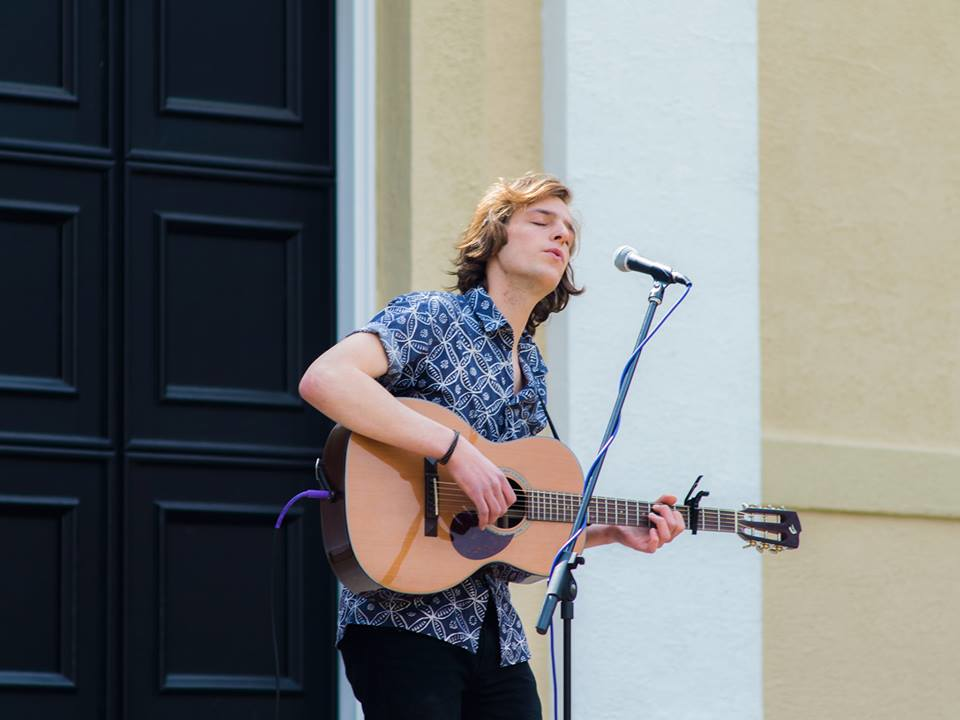
#> input picture david.png, 960 x 720 px
$ python corner_detector.py david.png -denoising_sigma 2 -neighborhood_width 5 -threshold 15000   (Python 2 division)
#> lines starting #> are read from the running program, lines starting #| are printed output that depends on the picture
### util.py

import os
import ntpath
import math
import numpy
import Image
import scipy.ndimage.filters

inf = float('inf')
PI = math.pi

round_vectorized = numpy.vectorize(round)

def get_command_line_param_val_default_value(args, param_option, default_value):
    if param_option in args:
        param_val_index = 1+args.index(param_option)
        if param_val_index < len(args):
            return args[param_val_index]
    return default_value

# [4 lines left out: function system, not called in this run]

def save_image(image, name):
    final_output = clamp_array(image)
    final_output = final_output.astype('uint8')
    Image.fromarray(final_output).save(name)

def list_from_set(s):
    return [ e for e in s ]

def mean(l):
    return sum(l) / float(len(l))

def list_dir_abs(basepath):
    return map(lambda x: os.path.join(basepath, x), os.listdir(basepath))

def path_leaf(path):
    head, tail = ntpath.split(path)
    return tail or ntpath.basename(head)

def get_containing_folder(path):
    head, tail = ntpath.split(path)
    return head

# [4 lines left out: function makedirs_recursive, not called in this run]

def makedirs(dirname):
    if not os.path.exists(dirname):
        os.makedirs(dirname)

def G(x, sigma):
    return math.exp(-(x*x)/(2*(sigma*sigma))) / sqrt(2*PI*(sigma*sigma));

def G2(x, y,sigma):
    return math.exp(-((y*y)+(x*x))/(2*(sigma*sigma))) / (2*PI*(sigma*sigma));

# [4 lines left out: function divide, not called in this run]

def multiply(a, b):
    return a*b

def manhattan_distance(p1, p2):
    return abs(p1[0]-p2[0])+abs(p1[1]-p2[1])

def radians_to_degrees(radian_value):
    return radian_value*180/PI

def downsample_2d(I0, downsample_factor=2):
    I = numpy.array(I0,dtype='float')
    return I[::2,::2]

def convert_to_grayscale(I0):
    I = numpy.array(I0,dtype='float')
    I[:,:,0] *= 0.299
    I[:,:,1] *= 0.5870
    I[:,:,2] *= 0.1140
    I_grayscale = numpy.mean(I, axis=2)
    return I_grayscale

def convolve(I0, k, zero_borders=False): # Convolves RGB image with 2D kernel
    assert len(k.shape) == 2, "Kernel must be 2D"
    k_h, k_w = k.shape
    assert k_h % 2 == 1, "Kernel must have odd height"
    assert k_w % 2 == 1, "Kernel must have odd width"

    I = numpy.zeros(I0.shape)
    if len(I0.shape)==2:
        I_h, I_w = I.shape
        if zero_borders:
            I = scipy.ndimage.filters.convolve(I0, k, mode='constant', cval=0.0)
        else:
            I = scipy.ndimage.filters.convolve(I0, k, mode='nearest')
    else:
        I_h, I_w, I_channels = I0.shape
        for channel in xrange(I_channels):
            if zero_borders:
                I[:,:,channel] = scipy.ndimage.filters.convolve(I0[:,:,channel], k, mode='constant', cval=0.0)
            else:
                I[:,:,channel] = scipy.ndimage.filters.convolve(I0[:,:,channel], k, mode='nearest')

    return I

def normalize(array0):
    assert len(array0.shape) in [2,3], "normalize() is only supported for 2D and 3D arrays"
    array = None
    if len(array0.shape) == 2:
        array_sum = numpy.sum(array0)
        array = numpy.array(array0)
        h, w = array0.shape
        for y in xrange(h):
            for x in xrange(w):
                array[y,x] /= array_sum
    elif len(array0.shape) == 3:
        array = numpy.array(array0)
        h, w, channels = array0.shape
        for z in xrange(channels):
            array_sum = numpy.sum(array0[:,:,z])
            for y in xrange(h):
                for x in xrange(w):
                    array[y,x,z] /= array_sum
    assert array is not None
    return array

def clamp(x, min_val=0, max_val=255):
    return max( min(x, max_val), min_val)

clamp_array = numpy.vectorize(clamp)

def get_gaussian_kernel(dim, sigma):
    assert dim % 2==1, "Gaussian kernel must be of odd dimension"

    kernel = numpy.zeros(shape=(dim,dim))

    for y in xrange(dim):
        for x in xrange(y+1):
            weight = G2(y-dim/2, x-dim/2, sigma)
            kernel[y,x] = weight
            if x != y:
                kernel[x,y] = kernel[y,x]
    kernel = normalize(kernel)
    return kernel

### corner_detector.py
#!/usr/bin/python

# Standard Libraries
import sys
import os
import pdb
import time
import math
import numpy
import Image
import scipy.ndimage.filters

# Non-Standard Libraries
from util import *

BOX_THICKNESS = 2
BOX_COLOR = [0,0,255]

# [28 lines left out: functions get_smaller_eigenvalue, usage, not called in this run]

def main():
    if len(sys.argv) < 3:
        usage()
    print

    # Get Params
    input_image_location = os.path.abspath(sys.argv[1])
    out_dir = os.path.abspath(sys.argv[2]) # the output directory
    makedirs(out_dir)
    output_image_location = os.path.join(out_dir,'out.png') # the output image
    denoising_sigma = float(get_command_line_param_val_default_value(sys.argv,'-denoising_sigma',2)) # the sigma we use for our initial gaussian denoising of our image
    neighborhood_width = float(get_command_line_param_val_default_value(sys.argv,'-neighborhood_width',5)) # how big of a neighborhood we want to check for corners
    threshold = float(get_command_line_param_val_default_value(sys.argv,'-threshold',15000)) # the threshold we want to use to make sure our our eigenalues are large enough

    print "Parameters: "
    print "    Input Image Location:",input_image_location
    print "    Output Directory:",out_dir
    print "    Denoising Sigma:",denoising_sigma
    print "    Neighborhood Width:",neighborhood_width
    print "    Threshold:",threshold
    print

    I = numpy.asarray(Image.open(input_image_location)).astype('float') # converting our input inmage values in the range [0,255] to float so that we don't lose precision
    I_h, I_w, I_channels = I.shape # get our input array dimensions

    total_run_time_start = time.time()

    # Filtered Gradient ##############################################################################
    # Denoise with Gaussian Filter
    print "Denoising."
    denoise_start = time.time()
    kernel_dim = int(math.floor(denoising_sigma*3/2.0)*2+1) # we multiply by three to get about a 99% confidence interval
    denoising_kernel = get_gaussian_kernel(kernel_dim, denoising_sigma) # get the gaussian kernel we're going to use for denoising
    I_denoised = convolve(I, denoising_kernel) # convolve with our kernel
    save_image(I,os.path.join(out_dir,'input.png'))
#> in save_image, final_output is the input picture: shape (720, 960, 3); mean R, G, B 118.7, 120.5, 120.3
    save_image(I_denoised,os.path.join(out_dir,'denoised.png'))
    denoise_end = time.time()

    # Find x and y components of gradient
    find_gradient_start = time.time()
    I_denoised_grayscale = convert_to_grayscale(I_denoised) # convert our image to grayscale since we don't want to find different corners in all 3 color channels
#> in convert_to_grayscale, `I[:,:,1] *= 0.5870`:
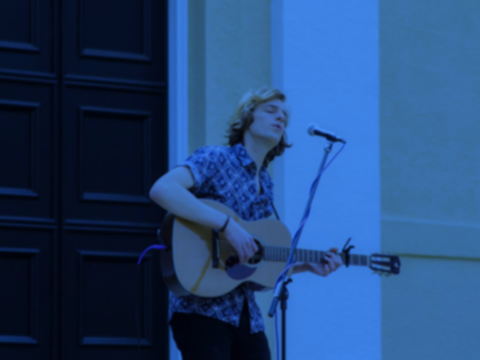
#> I: shape (720, 960, 3) float64 (shown at 1/2 size); mean R, G, B 35.5, 70.7, 120.3
#> in convert_to_grayscale, `I[:,:,2] *= 0.1140`:
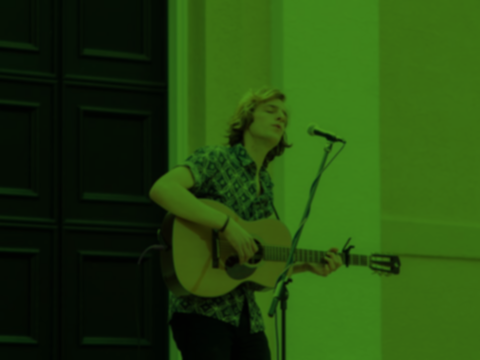
#> I: shape (720, 960, 3) float64 (shown at 1/2 size); mean R, G, B 35.5, 70.7, 13.7
#> in convert_to_grayscale, `I_grayscale = numpy.mean(I, axis=2)`:
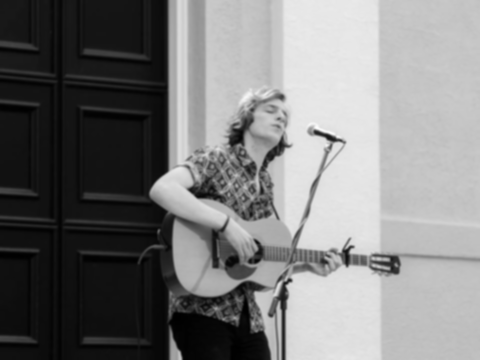
#> I_grayscale: shape (720, 960) float64 (shown at 1/2 size); min 1.28, max 80.9, mean 40; drawn with min black and max white
    sobel_x = numpy.array([[-1, 0, 1], # our x sobel kernel
                           [-2, 0, 2],
                           [-1, 0, 1]], dtype='float')
    sobel_y = numpy.array([[-1, -2, -1], # our y sobel kernel
                           [ 0,  0,  0],
                           [ 1,  2,  1]], dtype='float')
    Fx = convolve(I_denoised_grayscale, sobel_x) # the gradient in the x direction
#> call 2 of convolve, with k = array of shape (3, 3), zero_borders = False
#> in convolve (call 2), `I = scipy.ndimage.filters.convolve(I0, k, mode='nearest')`:
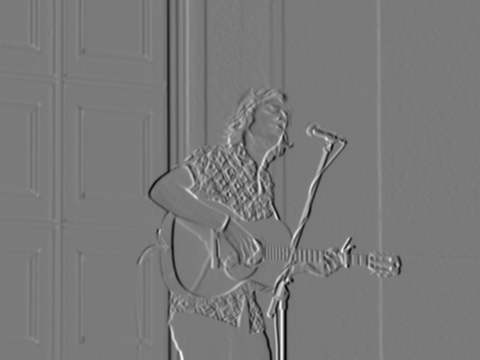
#> I: shape (720, 960) float64 (shown at 1/2 size); min -88.66, max 96.16, mean -0.5; drawn with min black and max white
    Fy = convolve(I_denoised_grayscale, sobel_y) # the gradient in the y direction
#> call 3 of convolve, with k = array of shape (3, 3), zero_borders = False
#> in convolve (call 3), `I = scipy.ndimage.filters.convolve(I0, k, mode='nearest')`:
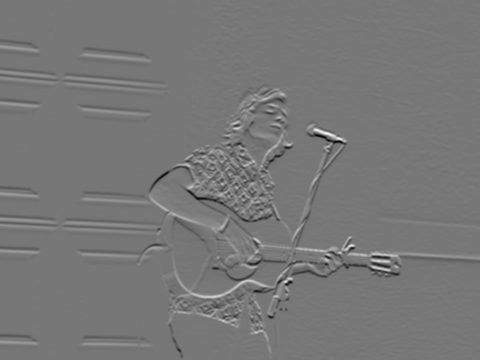
#> I: shape (720, 960) float64 (shown at 1/2 size); min -95.89, max 109.1, mean 0.1; drawn with min black and max white
    save_image(Fx,os.path.join(out_dir,'Fx.png'))
#> call 3 of save_image, with name = '-denoising_sigma/Fx.png'
#> in save_image (call 3), `final_output = final_output.astype('uint8')`:
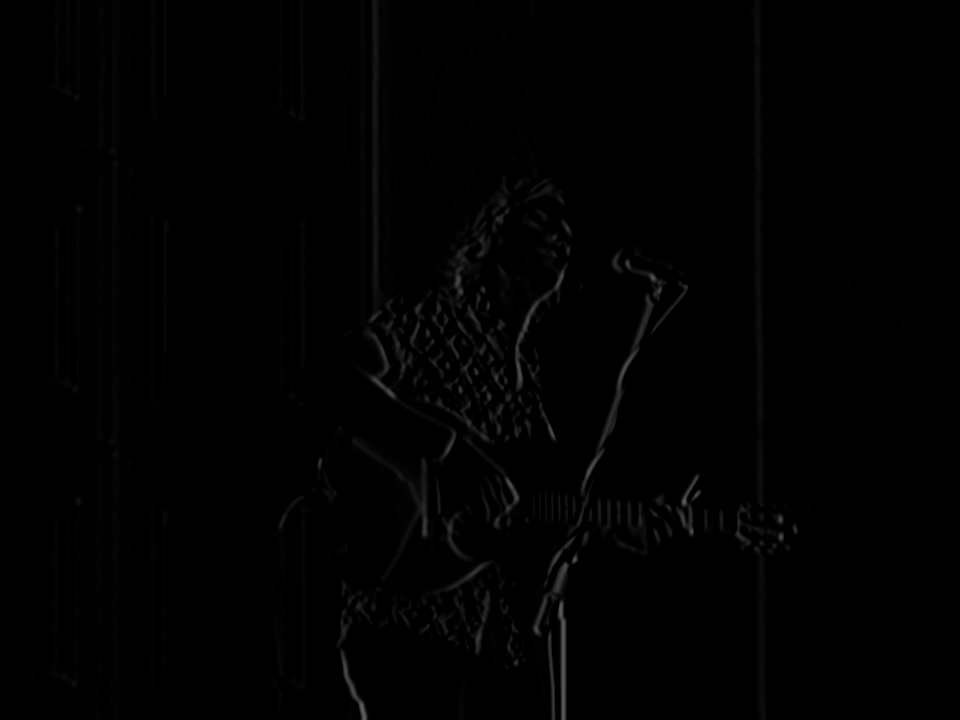
#> final_output: shape (720, 960); min 0, max 96, mean 1.3
    save_image(Fy,os.path.join(out_dir,'Fy.png'))
    find_gradient_end = time.time()

    # Finding Corners ################################################################################
    #  Compute the covariance matrix C over a neighborhood around each point
    print "Detecting Corners."
    corner_detection_start = time.time()
    multiply_vectorized = numpy.vectorize(multiply) # I made a vectorized mult op
    Fx_squared = numpy.square(Fx) # made a squared matrix for each gradient direction
    Fy_squared = numpy.square(Fy)
    FxFy = multiply_vectorized(Fx,Fy)
    save_image(Fx_squared,os.path.join(out_dir,'Fx_squared.png'))
    save_image(Fy_squared,os.path.join(out_dir,'Fy_squared.png'))
    save_image(FxFy,os.path.join(out_dir,'FxFy.png'))

    ones_kernel = numpy.ones([neighborhood_width,neighborhood_width]) # a ones kernel that I'm using to take sums
    Sigma_Fx_squared = convolve(Fx_squared, ones_kernel, zero_borders=True) # in order to sum the square gradient values over a neighborhood, I just convolve the square matrix with a ones kernel that is the size of the desired neighborhood
    Sigma_Fy_squared = convolve(Fy_squared, ones_kernel, zero_borders=True) # I use zero values on the boundary to avoid having complications with edge cases (it's also more true to the sum if we just use zero valeus outside of the image
    Sigma_FxFy = convolve(FxFy, ones_kernel, zero_borders=True) # Similarly I'm taking the sum over Fx *Fy values

    save_image(Sigma_Fx_squared,os.path.join(out_dir,'Sigma_Fx_squared.png'))
    save_image(Sigma_Fy_squared,os.path.join(out_dir,'Sigma_Fy_squared.png'))
    save_image(Sigma_FxFy,os.path.join(out_dir,'Sigma_FxFy.png'))

    get_smaller_eigenvalue_vectorized = numpy.vectorize(get_smaller_eigenvalue) # see the top of this code for how this func works. It essentially just takes the three distinct sums we need for our 2x2 covariance matrix and returns the smaller eigen value. I vectorize this operation so that I can use it on the matrixes of sums I just calculated above (the Sigma_* values)

    smaller_eigenvalues = get_smaller_eigenvalue_vectorized(Sigma_Fx_squared,Sigma_Fy_squared,Sigma_FxFy) # get the smaller eigen values
    save_image(smaller_eigenvalues,os.path.join(out_dir,'smaller_eigenvalues.png'))

    thresholded_smaller_eigenvalues = numpy.array(smaller_eigenvalues) # threshold the eigen values to make sure they're all above the specified threshold.
    thresholded_smaller_eigenvalues[thresholded_smaller_eigenvalues<threshold] = 0 # zero out elements below the threshold
#    print thresholded_smaller_eigenvalues[thresholded_smaller_eigenvalues!=0]
#    print len(thresholded_smaller_eigenvalues[thresholded_smaller_eigenvalues!=0])
    save_image(thresholded_smaller_eigenvalues,os.path.join(out_dir,'thresholded_smaller_eigenvalues.png'))

    y_values, x_values = map(list, numpy.nonzero(thresholded_smaller_eigenvalues))
    corner_detection_end = time.time()

    # Nonmaximum Suppression #########################################################################
    print "Performing Nonmaximum Suppression."
    nonmaximal_suppression_start = time.time()
    L = sorted([(y,x,thresholded_smaller_eigenvalues[y,x]) for y,x in zip(y_values, x_values)], key=lambda e:e[2]) # list of potential corner positions

    def in_same_neighborhood(y_1,x_1,y_2,x_2): # func to tell if two potential corners (that specify a neighborhood) are overlapping
        return abs(y_1-y_2)<=neighborhood_width \
           and abs(x_1-x_2)<=neighborhood_width

    element_has_been_removed = True # this is inially set to true so that we can get the loop started
    while element_has_been_removed:
        element_has_been_removed = False # set to false because we haven't actually removed a point yet
        index_to_remove = None
        for i_1,(y_1,x_1,v_1) in enumerate(L): # here we iterate through each pair of points
            for i_2,(y_2,x_2,v_2) in enumerate(L):
                if in_same_neighborhood(y_1,x_1,y_2,x_2):
                    if v_1 > v_2: # if one point is bigger, we remove the small point
                        index_to_remove = i_2
                        element_has_been_removed = True
                        break
                    if v_1 < v_2:
                        index_to_remove = i_1
                        element_has_been_removed = True
                        break
            if element_has_been_removed: # we remove a point, we go back to the beginning of the while loop and start again because we don't want to iterate over a list that we're also manipulating, BAD THINGS COULD HAPPEN.
                break
        if element_has_been_removed:
            L.pop(index_to_remove)
    print str(len(L))+' corners found.'
    nonmaximal_suppression_end = time.time()

    # Draw boxes
    print "Visualizing."
    visualizing_start = time.time()
    final_output = numpy.array(I)
    if final_output.shape[2]==4:
        global BOX_COLOR
        BOX_COLOR=BOX_COLOR+[255]
    for (y,x,v) in L:
        upper_y_outer = clamp(y-neighborhood_width,0,I_h)
        upper_y_inner = clamp(y-neighborhood_width+BOX_THICKNESS,0,I_h)
        left_x_outer  = clamp(x-neighborhood_width,0,I_w)
        left_x_inner  = clamp(x-neighborhood_width+BOX_THICKNESS,0,I_w)
        lower_y_outer = clamp(y+neighborhood_width,0,I_h)
        lower_y_inner = clamp(y+neighborhood_width-BOX_THICKNESS,0,I_h)
        right_x_outer = clamp(x+neighborhood_width,0,I_w)
        right_x_inner = clamp(x+neighborhood_width-BOX_THICKNESS,0,I_w)
        final_output[upper_y_outer:upper_y_inner,left_x_outer:right_x_outer,:] = BOX_COLOR # top line
        final_output[upper_y_outer:lower_y_outer,left_x_outer:left_x_inner,:] = BOX_COLOR # left line
        final_output[lower_y_inner:lower_y_outer,left_x_outer:right_x_outer,:] = BOX_COLOR # bottom line
        final_output[upper_y_outer:lower_y_outer,right_x_inner:right_x_outer,:] = BOX_COLOR # right line
    visualizing_end = time.time()

    total_run_time_end = time.time()
    # Save output image
    final_output = round_vectorized(final_output) # round our values so that we don't just truncate away information (we want int values since Python Image Library likes saving things in the range [0,255]
    final_output = clamp_array(final_output) # clamp our values to be in the range that Python Image Library likes, i.e. [0,255]
    final_output = final_output.astype('uint8') # convert it to the correct type so that Python Image Library won't complain
    Image.fromarray(final_output).save(output_image_location) # save our image

    # print performance information
    print
    print "Canny Edge Detector Complete!"
    print "Denoising Time: "+str(denoise_end-denoise_start)+" seconds"
    print "Gradient Calculation Time: "+str(find_gradient_end-find_gradient_start)+" seconds"
    print "Corner Detection Time: "+str(corner_detection_end-corner_detection_start)+" seconds"
    print "Nonmaximal Suppression Time: "+str(nonmaximal_suppression_end-nonmaximal_suppression_start)+" seconds"
    print "Visualization Time: "+str(visualizing_end-visualizing_start)+" seconds"
    print "Total Run Time: "+str(total_run_time_end-total_run_time_start)+" seconds"
    print

if __name__ == '__main__':
#> (the run stopped early here; a loop or call above may not have finished)
